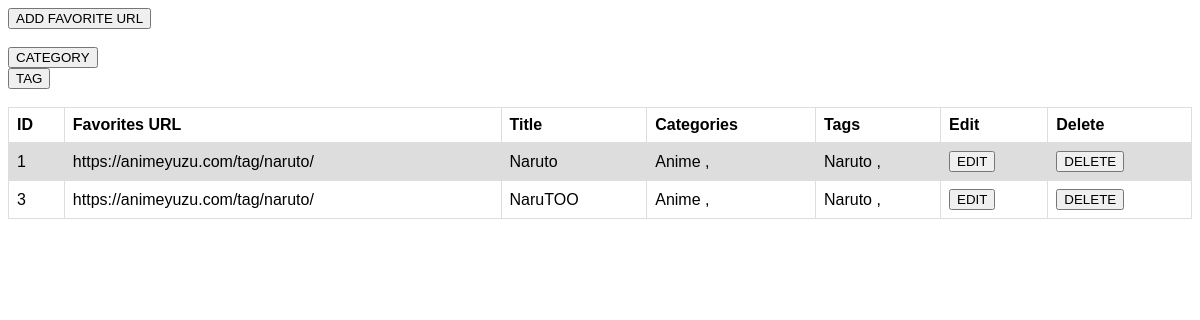
The app's page / (signed in), older data.
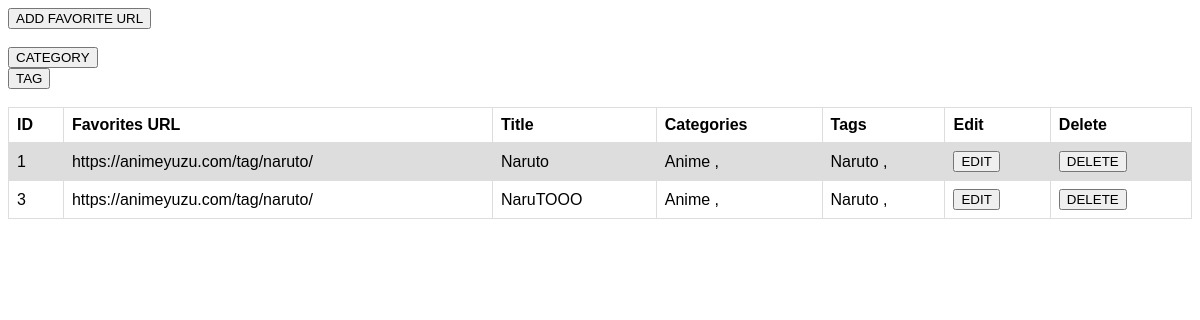
The same page, newer data.
### users/models.py (models this page shows, shortened)
class URL(models.Model):
    title = models.CharField(max_length=255)
    url = models.URLField()
    categories = models.ManyToManyField(Categorie, blank=True, related_name='urls')
    tags = models.ManyToManyField(Tag, blank=True, related_name='urls')
    user = models.ForeignKey(UserProfile, on_delete=models.CASCADE,null=True,blank=True)
    create_dtm = models.DateTimeField(default=timezone.now)

class Categorie(models.Model):
    cate_name = models.CharField(max_length=50)
    user = models.ForeignKey(UserProfile, on_delete=models.CASCADE,null=True,blank=True)
    def __str__(self):
        return self.cate_name

class Tag(models.Model):
    tag_name = models.CharField(max_length=50)
    user = models.ForeignKey(UserProfile, on_delete=models.CASCADE,null=True,blank=True)
    def __str__(self):
        return self.tag_name

### users/views.py (the view)
# urls.py: path('', views.index, name="index"),
def index(request) :
    if not request.user.is_authenticated:
        return HttpResponseRedirect(reverse("login"))
    else :
        return dashboard(request=request)

### users/views.py (called while the page is built)
def dashboard(request):
    urls = URL.objects.filter(user = request.user.id)
    return render(request, 'favlinks/dashboard.html', {
            'urls': urls,
        })

### users/templates/favlinks/dashboard.html (shortened to what this page needs)
{% extends "registration/layout.html" %}
{% block body %}
<form class="add" action="{% url 'add_url_detail' %}" method="POST">
    <button name="add_url" type="submit" value="" title="Click here to add favorite urls">ADD FAVORITE URL</button>
</form><br>
<form class="add" action="{% url 'category' %}" method="POST">
    <button name="add_url" type="submit" value="" title="Click here to favorite categories">CATEGORY</button>
</form>
<form class="add" action="{% url 'tag' %}" method="POST">
    <button name="add_url" type="submit" value="" title="Click here to favorite tags">TAG</button>
</form>
<br>
<table>
    <tr>
        <th>ID</th>
        <th>Favorites URL</th>
        <th>Title</th>
        <th>Categories</th>
        <th>Tags</th>
        <th>Edit</th>
        <th>Delete</th>
    </tr>
    {% for url in urls%}
    <tr>
        <td>{{ url.id }}</td>
        <td>{{ url.url }}</td>
        <td>{{ url.title }}</td>
        <td>
            {% for categorie in url.categories.all %}
                {{ categorie }} ,
            {% endfor %}
        </td>
        <td>
            {% for tag in url.tags.all %}
                {{ tag }} ,
            {% endfor %}
        </td>
        <td>
            <form class="edit" action="{% url 'edit_url_detail' %}" method="POST">
                <button name="edit_url" type="submit" value="{{ url.id }}" title="Click here to edit ">EDIT</button>
            </form>
        </td>
        <td>
            <form class="delete" action="{% url 'delete_url' %}" method="POST">
                <button name="delete_url_id" type="submit" value="{{ url.id }}" title="Click here to delete ">DELETE</button>
            </form>
        </td>
    </tr>
    {% endfor %}
</table>
{% endblock %}

### users/templates/registration/layout.html (shortened to what this page needs)
<!DOCTYPE html>
<html lang="en">
<head>
</head>
<body>
    {% block body %}
    {% endblock %}
</body>
</html>

### users/templates/favlinks/dashboard.html (style rules this page uses)
table { font-family: arial, sans-serif; border-collapse: collapse; width: 100%; }
td, th { border: 1px solid #dddddd; text-align: left; padding: 8px; }
tr:nth-child(even) { background-color: #dddddd; }

Row changes from the older to the newer data that the page shows:
changed URL id 3: title "NaruTOO" → "NaruTOOO"
